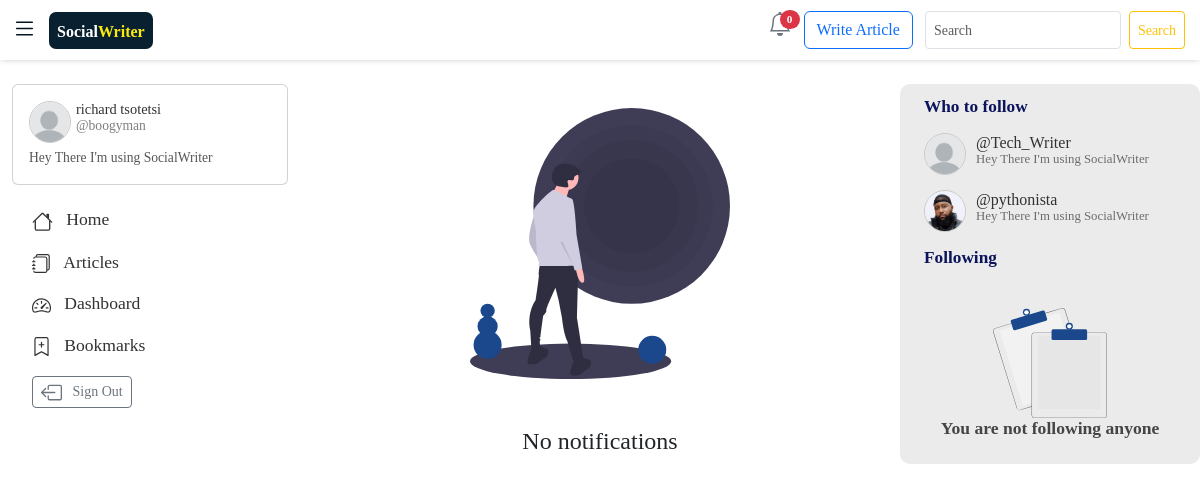
The app's page /notifications/ (signed in) with its own data.
### users/models.py (models this page shows, shortened)
class Profile(models.Model):
    name = models.OneToOneField(User, on_delete=models.CASCADE ,default=1 ) # this has the username inside
    bio = models.CharField(max_length=150,blank=True, default="Hey There I'm using SocialWriter ")
    avatar = models.ImageField(null=True, upload_to="blogyapp/images/profiles_img", default="default.jpg")
    following = models.ManyToManyField(User,related_name="following", blank=True)
    followers = models.IntegerField(default=0)
    date_created = models.DateTimeField(auto_now=True)
    liked_articles = models.ManyToManyField("blogyapp.Entry",related_name="liked_articles", blank=True)
    bookmarked_articles = models.ManyToManyField("blogyapp.Entry",related_name="bookmarked_articles", blank=True)
    twitter_link = models.URLField(blank=True, null=True)
    linkedin_link = models.URLField(blank=True, null=True)
    personal_link = models.URLField(blank=True, null=True)
    class Meta:
        ordering = ["-date_created"]

### blogyapp/views.py (the view)
# urls.py: path("notifications/", views.notifications , name = "notifications" ),
def notifications(request):
    my_profile =Profile.objects.get(name =request.user)
    notifications = Notification.objects.filter( Q(entry__profile__name = request.user) | Q(profile__name = request.user) ).order_by("-date_created")
    followings = my_profile.following.all()
    my_guys = Profile.objects.filter(name__in = followings).exclude(Q(name=my_profile.name))[:6]
    other_users = Profile.objects.exclude(name__in =followings).exclude(Q(name=my_profile.name))[:6]
    context = {
                "followings":followings,
                "my_guys":my_guys ,
                "other_users":other_users ,
                "my_profile":my_profile,
                "notifications":notifications ,
                }
    return render (request , "blogyapp/notifications.html", context)

### blogyapp/templates/blogyapp/notifications.html (shortened to what this page needs)
{% extends 'blogyapp/base.html' %}
  {% load bootstrap5 %}
  {% load static %}
  {% load read-time %}
{% block content %}
<div class="container-fluid" style="width: 100%;">
<br>
    <div class="row">
      <div class="col-md-3 d-none d-md-block ">
        <div class="card card-body">
            <div class="d-flex " style="margin-bottom: 5px;">
              <img class="avatar-home" src="{{my_profile.avatar.url}}">
              <span style="font-size: 0.9rem;font-weight: 600;margin-left: 5px;">
                <a href="{% url 'blogyapp:profile_detail' my_profile.id %}">
                  <h6 style="margin-bottom: 0cm;margin-top: 0cm;font-size: 0.9rem;" >{{my_profile.name.get_full_name}}</h6>
                  <h6 style="margin-bottom: 0cm;margin-top: 0cm;font-size: 0.85rem;color: rgb(128, 127, 127);"> @{{my_profile.name}} </h6>
                </a>
              </span>
          </div>
          <div class="" style="width: 100%;font-size:0.85rem;margin:0cm">
              <p style="margin: 0cm;color: rgb(86, 86, 86);">{{my_profile.bio}}</p>
          </div>
        </div>
        <br>
        <div style="margin-left: 20px;">
          <h5 style="font-size:1.1rem;margin-bottom: 20px;">
            <a style="text-decoration: none; " href="{% url 'blogyapp:home1' %}">
               &nbsp; Home
            </a>
        </h5>
        <h5 style="font-size:1.1rem;margin-bottom: 20px;">
          <a href="{% url 'blogyapp:user_entries' %}" style="text-decoration:none">
           &nbsp; Articles
        </a>
        </h5>
        <h5 style="font-size:1.1rem;margin-bottom: 20px;">
          <a href="{% url 'blogyapp:dashboard' %}" style="text-decoration: none;">
           &nbsp; Dashboard
          </a>
        </h5>
        <h5 style="font-size:1.1rem;margin-bottom: 20px;">
          <a href="{% url 'blogyapp:my_bookmarks' my_profile.id %}" style="text-decoration: none;">
           &nbsp; Bookmarks
          </a>
        </h5>
        <a href="{% url 'users:logout'  %}" class="btn btn-outline-secondary btn-sm" style="text-decoration: none;">
           &nbsp; Sign Out
        </a>
      </div>
      </div>
    <div  class="col-md-6"  >
            {% for i in notifications  %}
                  {% if   i.type == "like"  %}
                    <div style="margin-bottom:15px ;">
                      <svg xmlns="http://www.w3.org/2000/svg" width="20" height="20" fill="currentColor" class="bi bi-heart-fill text-danger" viewBox="0 0 16 16">
                        <path fill-rule="evenodd" d="M8 1.314C12.438-3.248 23.534 4.735 8 15-7.534 4.736 3.562-3.248 8 1.314z"/>
                      </svg>
                      &nbsp;&nbsp;
                      <span class="rounded-pill" style="background-color: #ff03031e;">
                        <span style="margin: 15px;">
                          {{i.message}}
                        </span>
                      </span>
                    </div>
                  {% endif %}
                  {% if   i.type == "bookmark"  %}
                  <div style="margin-bottom:15px ;">
                    <svg xmlns="http://www.w3.org/2000/svg" width="20" height="20" fill="currentColor" class="text-success bi bi-bookmark-plus-fill" viewBox="0 0 16 16">
                      <path fill-rule="evenodd" d="M2 15.5V2a2 2 0 0 1 2-2h8a2 2 0 0 1 2 2v13.5a.5.5 0 0 1-.74.439L8 13.069l-5.26 2.87A.5.5 0 0 1 2 15.5zm6.5-11a.5.5 0 0 0-1 0V6H6a.5.5 0 0 0 0 1h1.5v1.5a.5.5 0 0 0 1 0V7H10a.5.5 0 0 0 0-1H8.5V4.5z"/>
                  </svg>
                    &nbsp;&nbsp;
                    <span class="rounded-pill" style="background-color: #14ff031e;">
                      <span style="margin: 15px;">
                        {{i.message}}
                      </span>
                    </span>
                  </div>
                {% endif %}
                {% if   i.type == "comment"  %}
                <div style="margin-bottom:15px ;">
                  <svg xmlns="http://www.w3.org/2000/svg" width="20" height="20" fill="currentColor" class=" text-secondary bi bi-chat-fill" viewBox="0 0 16 16">
                    <path d="M8 15c4.418 0 8-3.134 8-7s-3.582-7-8-7-8 3.134-8 7c0 1.76.743 3.37 1.97 4.6-.097 1.016-.417 2.13-.771 2.966-.079.186.074.394.273.362 2.256-.37 3.597-.938 4.18-1.234A9.06 9.06 0 0 0 8 15z"/>
                  </svg>
                  &nbsp;&nbsp;
                  <span class="rounded-pill" style="background-color: #4343431e;">
                    <span style="margin: 15px;">
                      {{i.message}}
                    </span>
                  </span>
                </div>
              {% endif %}
              {% if   i.type == "follow"  %}
              <div style="margin-bottom:15px ;">
                <svg xmlns="http://www.w3.org/2000/svg" width="20" height="20" fill="currentColor" class=" text-primary bi bi-person-plus-fill" viewBox="0 0 16 16">
                  <path d="M1 14s-1 0-1-1 1-4 6-4 6 3 6 4-1 1-1 1H1zm5-6a3 3 0 1 0 0-6 3 3 0 0 0 0 6z"/>
                  <path fill-rule="evenodd" d="M13.5 5a.5.5 0 0 1 .5.5V7h1.5a.5.5 0 0 1 0 1H14v1.5a.5.5 0 0 1-1 0V8h-1.5a.5.5 0 0 1 0-1H13V5.5a.5.5 0 0 1 .5-.5z"/>
                </svg>
                &nbsp;&nbsp;
                <span class="rounded-pill" style="background-color: #0314ff1e;">
                  <span style="margin: 15px;">
                    {{i.message}}
                  </span>
                </span>
              </div>
            {% endif %}
                <a class="d-flex"  style="text-decoration: none;" href="{% url 'blogyapp:profile_detail' i.reactor_profile.id %}">
                  <img class="avatar-home" src="{{i.reactor_profile.avatar.url}}">
                   <span style="color: rgb(38, 38, 38);margin-left: 10px;">
                      @{{i.reactor_profile.name}}
                      <h6 style="color: gray;font-size: 0.8rem;"> {{i.date_created|date:"d M Y"}}</h6>
                     </span>
                </a>
                <div style="margin-left: 50px;margin-right: 10px" >
                  {% if i.type != "follow" %}
                  <a href="{% url 'blogyapp:read' i.entry.id %}" style="font-size: 1.1rem;">
                    {{i.entry.entry_title}}
                  </a>
                  {% endif %}
                </div>
                <hr>
               {% empty %}
               <center>
                <br>
                  <img style="width: 45%;" class="img-fluid" src="{% static 'blogyapp/images/undraw_void_-3-ggu.svg' %}" alt="">
                  <br> <br><br>
                  <h4> No notifications  </h4>
              </center>
            {% endfor %}
    </div>
      <div class="col-md-3 d-none d-md-block" style="background-color:#ebebeb;border-radius: 10px;">
        <div class="container-fluid">
        <h6 style="color:#0b145b;font-weight: 600;font-size: 1.08rem;margin-bottom: 15px;margin-top: 13px;"> Who to follow </h6>
        {% for i in other_users %}
        <div class="d-flex" style="margin-bottom: 15px;">
          <img class="avatar-home" src="{{i.avatar.url}}">
          <div style="font-size: 0.9rem;font-weight: 700;margin-left: 10px;">
            <a style="text-decoration: none;" href="{% url 'blogyapp:profile_detail' i.id %}"> <h6 style="margin-bottom: 0cm;"> @{{i.name}}   </h6>  </a>
           <h6 style="margin-top:0cm;font-weight: 400;font-size: 0.80rem;color: rgb(108, 108, 108);">  {{i.bio|truncatechars:80}} </h6>
          </div>
        </div>
        {% empty %}
        <center>
          <br>
            <img style="width: 45%;" class="img-fluid" src="{% static 'blogyapp/images/undraw_no_data_re_kwbl.svg' %}" alt="">
        </center>
        {% endfor %}
        <h6 style="color:#0b145b;font-weight: 700;font-size: 1.08rem;margin-bottom: 15px;"> Following </h6>
        {% for i in my_guys %}
        <div class="d-flex" style="margin-bottom: 15px;">
          <img class="avatar-home" src="{{i.avatar.url}}">
          <div style="font-size: 0.9rem;font-weight: 600;margin-left: 10px;">
            <a style="text-decoration: none;" href="{% url 'blogyapp:profile_detail' i.id %}"> <h6 style="margin-bottom: 0cm;"> @{{i.name}}   </h6>  </a>
           <h6 style="margin-top:0cm;font-weight: 400;font-size: 0.80rem;color: rgb(108, 108, 108);">  {{i.bio|truncatechars:80}} </h6>
          </div>
        </div>
        {% empty %}
        <center>
          <br>
            <img style="width: 45%;" class="img-fluid" src="{% static 'blogyapp/images/undraw_no_data_re_kwbl.svg' %}" alt="">
            <h6 style="color:#454545;font-weight: 700;font-size: 1.1rem;"> You are not following anyone </h6>
        </center>
        {% endfor %}
      </div>
    </div>
    </div>
  </div>
{% endblock content %}

### blogyapp/static/blogyapp/css/read.css (style rules this page uses)
body { background-color: rgb(255, 255, 255); }
a { text-decoration: none !important; color: rgb(50, 50, 50); }
.avatar-home { border-radius: 50%; border: 1px rgb(201, 201, 201) solid; width: 42px; height: 42px; }

### records on screen
Profile: avatar (placeholder picture), name.get_full_name "richard tsotetsi", name "boogyman", bio "Hey There I'm using SocialWriter"
Profile: avatar (placeholder picture), name "Tech_Writer", bio "Hey There I'm using SocialWriter"
Profile: avatar (picture), name "pythonista", bio "Hey There I'm using SocialWriter"

### other values on screen
{{ all_notifications.count }} "0"
